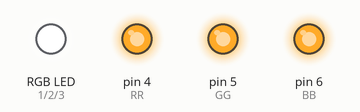
Bench run of a sketch on a simulated Arduino Uno, built with avr-gcc and run on an emulated ATmega328P. Parts: an RGB LED mixed from three pins (HIGH = lit), output pins drawn as LEDs (lit = HIGH).

Above: at 1.0 s.
At 3.0 s:
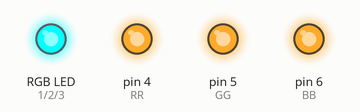
At 7.0 s:
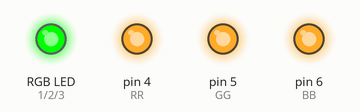
At 9.0 s:
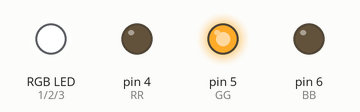
At 13.0 s:
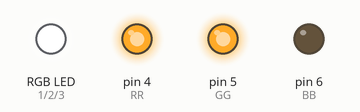
Timing chart, 0 to 16.1 s (numbered marks = the images above):
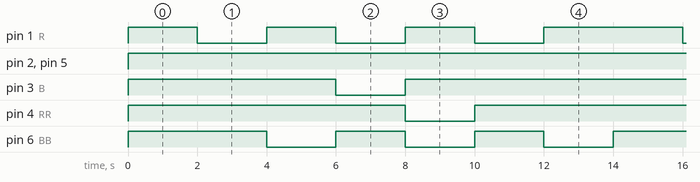

Measured:
- by itself, pin 1 (R), pin 6 (BB): repeats every 14.0 s: 2 × (LOW 2.0 s, HIGH 2.0 s), LOW 2.0 s, HIGH 4.0 s
- by itself, pin 2 (G), pin 5 (GG): LOW → HIGH at 0.00 s
- by itself, pin 3 (B), pin 4 (RR): repeats every 14.0 s: LOW 2.0 s, HIGH 12.0 s

The sketch:

01_RGB_-_AC2_-_simplificado.ino
```cpp
/* SANDRA G MIGUEL  AC2 -IOT*/
const int R = 1;
const int G = 2;
const int B = 3;
const int RR = 4;
const int GG = 5;
const int BB = 6;

void setup(){
    pinMode(R, OUTPUT);
    pinMode(G, OUTPUT);
    pinMode(B, OUTPUT);
    pinMode(RR, OUTPUT);
    pinMode(GG, OUTPUT);
    pinMode(BB, OUTPUT);
}
void loop(){
    /* TEMPO_0 */
    /* BRANCO */
    digitalWrite(R, HIGH);
    digitalWrite(G, HIGH);
    digitalWrite(B, HIGH);
    /* BRANCO */
    digitalWrite(RR, HIGH);
    digitalWrite(GG, HIGH);
    digitalWrite(BB, HIGH);
    delay(2000);
    /* TEMPO_2 */
    /* VERMELHO */
    digitalWrite(R, LOW);
    delay(2000);
    /* TEMPO_4 */
    /* BRANCO */
    digitalWrite(R, HIGH);
    digitalWrite(G, HIGH);
    digitalWrite(B, HIGH);
    /* AZUL */
    digitalWrite(RR, HIGH);
    digitalWrite(GG, HIGH);
    digitalWrite(BB, LOW);
    delay(2000);
    /* TEMPO_6 */
    /* VERDE */
    digitalWrite(R, LOW);
    digitalWrite(G, HIGH);
    digitalWrite(B, LOW);
    /* BRANCO */
    digitalWrite(RR, HIGH);
    digitalWrite(GG, HIGH);
    digitalWrite(BB, HIGH);
    delay(2000);
    /* TEMPO_8 */
    /* BRANCO */
    digitalWrite(R, HIGH);
    digitalWrite(G, HIGH);
    digitalWrite(B, HIGH);
    /* LILÁS */
    digitalWrite(RR, LOW);
    digitalWrite(GG, HIGH);
    digitalWrite(BB, LOW);
    delay(2000);
    /* TEMPO_10 */
    /* AZUL CLARO */
    digitalWrite(R, LOW);
    digitalWrite(G, HIGH);
    digitalWrite(B, HIGH);
    /* BRANCO */
    digitalWrite(RR, HIGH);
    digitalWrite(GG, HIGH);
    digitalWrite(BB, HIGH);
    delay(2000);
    /* TEMPO_12 */
    /* BRANCO */
    digitalWrite(R, HIGH);
    digitalWrite(G, HIGH);
    digitalWrite(B, HIGH);
    /* AMARELO */
    digitalWrite(RR, HIGH);
    digitalWrite(GG, HIGH);
    digitalWrite(BB, LOW);
    delay(2000);
}
```
